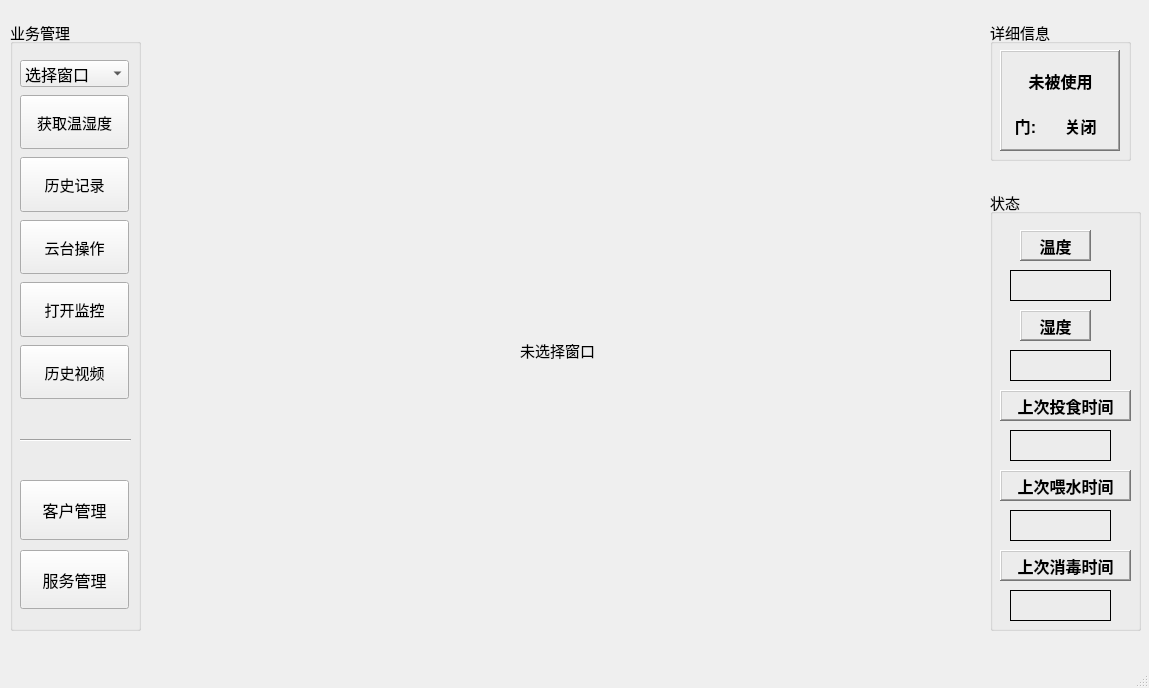
<?xml version="1.0" encoding="UTF-8"?>
<ui version="4.0">
 <class>MainWindow</class>
 <widget class="QMainWindow" name="MainWindow">
  <property name="geometry">
   <rect>
    <x>0</x>
    <y>0</y>
    <width>1149</width>
    <height>688</height>
   </rect>
  </property>
  <property name="minimumSize">
   <size>
    <width>1149</width>
    <height>688</height>
   </size>
  </property>
  <property name="maximumSize">
   <size>
    <width>1149</width>
    <height>688</height>
   </size>
  </property>
  <property name="windowTitle">
   <string>MainWindow</string>
  </property>
  <widget class="QWidget" name="centralWidget">
   <widget class="QGroupBox" name="groupBox_2">
    <property name="geometry">
     <rect>
      <x>10</x>
      <y>20</y>
      <width>131</width>
      <height>611</height>
     </rect>
    </property>
    <property name="font">
     <font>
      <pointsize>11</pointsize>
     </font>
    </property>
    <property name="title">
     <string>业务管理</string>
    </property>
    <widget class="QWidget" name="widget" native="true">
     <property name="geometry">
      <rect>
       <x>10</x>
       <y>40</y>
       <width>111</width>
       <height>341</height>
      </rect>
     </property>
     <property name="font">
      <font>
       <pointsize>10</pointsize>
      </font>
     </property>
     <layout class="QVBoxLayout" name="verticalLayout">
      <property name="spacing">
       <number>8</number>
      </property>
      <property name="sizeConstraint">
       <enum>QLayout::SetDefaultConstraint</enum>
      </property>
      <property name="leftMargin">
       <number>0</number>
      </property>
      <property name="topMargin">
       <number>0</number>
      </property>
      <property name="rightMargin">
       <number>2</number>
      </property>
      <property name="bottomMargin">
       <number>2</number>
      </property>
      <item>
       <widget class="QComboBox" name="comboBox">
        <property name="font">
         <font>
          <pointsize>12</pointsize>
         </font>
        </property>
        <property name="cursor">
         <cursorShape>ArrowCursor</cursorShape>
        </property>
        <property name="contextMenuPolicy">
         <enum>Qt::NoContextMenu</enum>
        </property>
        <property name="acceptDrops">
         <bool>false</bool>
        </property>
        <property name="layoutDirection">
         <enum>Qt::LeftToRight</enum>
        </property>
        <property name="autoFillBackground">
         <bool>true</bool>
        </property>
        <property name="editable">
         <bool>false</bool>
        </property>
        <property name="currentText">
         <string>选择窗口</string>
        </property>
        <property name="maxVisibleItems">
         <number>10</number>
        </property>
        <property name="maxCount">
         <number>10</number>
        </property>
        <property name="sizeAdjustPolicy">
         <enum>QComboBox::AdjustToContentsOnFirstShow</enum>
        </property>
        <property name="duplicatesEnabled">
         <bool>false</bool>
        </property>
        <property name="frame">
         <bool>true</bool>
        </property>
        <item>
         <property name="text">
          <string>选择窗口</string>
         </property>
        </item>
        <item>
         <property name="text">
          <string>1</string>
         </property>
        </item>
        <item>
         <property name="text">
          <string>2</string>
         </property>
        </item>
        <item>
         <property name="text">
          <string>3</string>
         </property>
        </item>
       </widget>
      </item>
      <item>
       <widget class="QPushButton" name="pbn_temperature">
        <property name="sizePolicy">
         <sizepolicy hsizetype="Minimum" vsizetype="Expanding">
          <horstretch>0</horstretch>
          <verstretch>0</verstretch>
         </sizepolicy>
        </property>
        <property name="font">
         <font>
          <pointsize>11</pointsize>
         </font>
        </property>
        <property name="cursor">
         <cursorShape>PointingHandCursor</cursorShape>
        </property>
        <property name="focusPolicy">
         <enum>Qt::StrongFocus</enum>
        </property>
        <property name="toolTip">
         <string/>
        </property>
        <property name="toolTipDuration">
         <number>-1</number>
        </property>
        <property name="statusTip">
         <string/>
        </property>
        <property name="autoFillBackground">
         <bool>true</bool>
        </property>
        <property name="text">
         <string>获取温湿度</string>
        </property>
        <property name="autoDefault">
         <bool>false</bool>
        </property>
        <property name="default">
         <bool>false</bool>
        </property>
        <property name="flat">
         <bool>false</bool>
        </property>
       </widget>
      </item>
      <item>
       <widget class="QPushButton" name="pbn_history">
        <property name="sizePolicy">
         <sizepolicy hsizetype="Minimum" vsizetype="Expanding">
          <horstretch>0</horstretch>
          <verstretch>0</verstretch>
         </sizepolicy>
        </property>
        <property name="font">
         <font>
          <pointsize>11</pointsize>
         </font>
        </property>
        <property name="cursor">
         <cursorShape>PointingHandCursor</cursorShape>
        </property>
        <property name="statusTip">
         <string/>
        </property>
        <property name="autoFillBackground">
         <bool>true</bool>
        </property>
        <property name="text">
         <string>历史记录</string>
        </property>
       </widget>
      </item>
      <item>
       <widget class="QPushButton" name="pbn_manage">
        <property name="sizePolicy">
         <sizepolicy hsizetype="Minimum" vsizetype="Expanding">
          <horstretch>0</horstretch>
          <verstretch>0</verstretch>
         </sizepolicy>
        </property>
        <property name="font">
         <font>
          <pointsize>11</pointsize>
         </font>
        </property>
        <property name="cursor">
         <cursorShape>PointingHandCursor</cursorShape>
        </property>
        <property name="statusTip">
         <string/>
        </property>
        <property name="text">
         <string>云台操作</string>
        </property>
       </widget>
      </item>
      <item>
       <widget class="QPushButton" name="pbn_video">
        <property name="sizePolicy">
         <sizepolicy hsizetype="Minimum" vsizetype="Expanding">
          <horstretch>0</horstretch>
          <verstretch>0</verstretch>
         </sizepolicy>
        </property>
        <property name="font">
         <font>
          <pointsize>11</pointsize>
         </font>
        </property>
        <property name="cursor">
         <cursorShape>PointingHandCursor</cursorShape>
        </property>
        <property name="statusTip">
         <string/>
        </property>
        <property name="text">
         <string>打开监控</string>
        </property>
       </widget>
      </item>
      <item>
       <widget class="QPushButton" name="pbn_his_video">
        <property name="sizePolicy">
         <sizepolicy hsizetype="Minimum" vsizetype="Expanding">
          <horstretch>0</horstretch>
          <verstretch>0</verstretch>
         </sizepolicy>
        </property>
        <property name="font">
         <font>
          <pointsize>11</pointsize>
         </font>
        </property>
        <property name="cursor">
         <cursorShape>PointingHandCursor</cursorShape>
        </property>
        <property name="statusTip">
         <string/>
        </property>
        <property name="text">
         <string>历史视频</string>
        </property>
       </widget>
      </item>
     </layout>
    </widget>
    <widget class="QWidget" name="widget_2" native="true">
     <property name="geometry">
      <rect>
       <x>10</x>
       <y>460</y>
       <width>111</width>
       <height>131</height>
      </rect>
     </property>
     <layout class="QVBoxLayout" name="verticalLayout_2">
      <property name="spacing">
       <number>10</number>
      </property>
      <property name="leftMargin">
       <number>0</number>
      </property>
      <property name="topMargin">
       <number>0</number>
      </property>
      <property name="rightMargin">
       <number>2</number>
      </property>
      <property name="bottomMargin">
       <number>2</number>
      </property>
      <item>
       <widget class="QPushButton" name="pbn_CustManage">
        <property name="sizePolicy">
         <sizepolicy hsizetype="Minimum" vsizetype="Expanding">
          <horstretch>0</horstretch>
          <verstretch>0</verstretch>
         </sizepolicy>
        </property>
        <property name="font">
         <font>
          <pointsize>12</pointsize>
         </font>
        </property>
        <property name="cursor">
         <cursorShape>PointingHandCursor</cursorShape>
        </property>
        <property name="statusTip">
         <string/>
        </property>
        <property name="text">
         <string>客户管理</string>
        </property>
       </widget>
      </item>
      <item>
       <widget class="QPushButton" name="pbn_SerManage">
        <property name="sizePolicy">
         <sizepolicy hsizetype="Minimum" vsizetype="Expanding">
          <horstretch>0</horstretch>
          <verstretch>0</verstretch>
         </sizepolicy>
        </property>
        <property name="font">
         <font>
          <pointsize>12</pointsize>
         </font>
        </property>
        <property name="cursor">
         <cursorShape>PointingHandCursor</cursorShape>
        </property>
        <property name="statusTip">
         <string/>
        </property>
        <property name="text">
         <string>服务管理</string>
        </property>
       </widget>
      </item>
     </layout>
    </widget>
    <widget class="Line" name="line">
     <property name="geometry">
      <rect>
       <x>10</x>
       <y>410</y>
       <width>111</width>
       <height>20</height>
      </rect>
     </property>
     <property name="orientation">
      <enum>Qt::Horizontal</enum>
     </property>
    </widget>
   </widget>
   <widget class="QStackedWidget" name="stackedWidget">
    <property name="geometry">
     <rect>
      <x>150</x>
      <y>10</y>
      <width>831</width>
      <height>631</height>
     </rect>
    </property>
    <property name="font">
     <font>
      <pointsize>11</pointsize>
     </font>
    </property>
    <property name="currentIndex">
     <number>0</number>
    </property>
    <widget class="QWidget" name="page_0">
     <widget class="QLabel" name="label">
      <property name="geometry">
       <rect>
        <x>370</x>
        <y>310</y>
        <width>101</width>
        <height>61</height>
       </rect>
      </property>
      <property name="text">
       <string>未选择窗口</string>
      </property>
     </widget>
    </widget>
    <widget class="QWidget" name="page_1">
     <widget class="QGroupBox" name="groupBox">
      <property name="geometry">
       <rect>
        <x>10</x>
        <y>10</y>
        <width>811</width>
        <height>611</height>
       </rect>
      </property>
      <property name="focusPolicy">
       <enum>Qt::NoFocus</enum>
      </property>
      <property name="title">
       <string>窗口一</string>
      </property>
      <widget class="QLabel" name="label_video">
       <property name="geometry">
        <rect>
         <x>10</x>
         <y>30</y>
         <width>791</width>
         <height>571</height>
        </rect>
       </property>
       <property name="frameShape">
        <enum>QFrame::WinPanel</enum>
       </property>
       <property name="frameShadow">
        <enum>QFrame::Plain</enum>
       </property>
       <property name="text">
        <string>监控</string>
       </property>
       <property name="alignment">
        <set>Qt::AlignCenter</set>
       </property>
      </widget>
      <widget class="QToolButton" name="tbn_close">
       <property name="geometry">
        <rect>
         <x>740</x>
         <y>40</y>
         <width>48</width>
         <height>41</height>
        </rect>
       </property>
       <property name="text">
        <string>关闭</string>
       </property>
      </widget>
     </widget>
    </widget>
    <widget class="QWidget" name="page_2">
     <widget class="QGroupBox" name="groupBox_5">
      <property name="geometry">
       <rect>
        <x>10</x>
        <y>10</y>
        <width>811</width>
        <height>611</height>
       </rect>
      </property>
      <property name="focusPolicy">
       <enum>Qt::NoFocus</enum>
      </property>
      <property name="title">
       <string>窗口二</string>
      </property>
      <widget class="QLabel" name="label_video_2">
       <property name="geometry">
        <rect>
         <x>10</x>
         <y>30</y>
         <width>791</width>
         <height>571</height>
        </rect>
       </property>
       <property name="frameShape">
        <enum>QFrame::WinPanel</enum>
       </property>
       <property name="frameShadow">
        <enum>QFrame::Plain</enum>
       </property>
       <property name="text">
        <string>监控</string>
       </property>
       <property name="alignment">
        <set>Qt::AlignCenter</set>
       </property>
      </widget>
     </widget>
    </widget>
    <widget class="QWidget" name="page_3">
     <widget class="QGroupBox" name="groupBox_7">
      <property name="geometry">
       <rect>
        <x>10</x>
        <y>10</y>
        <width>811</width>
        <height>611</height>
       </rect>
      </property>
      <property name="focusPolicy">
       <enum>Qt::NoFocus</enum>
      </property>
      <property name="title">
       <string>窗口三</string>
      </property>
      <widget class="QLabel" name="label_video_3">
       <property name="geometry">
        <rect>
         <x>10</x>
         <y>30</y>
         <width>791</width>
         <height>571</height>
        </rect>
       </property>
       <property name="frameShape">
        <enum>QFrame::WinPanel</enum>
       </property>
       <property name="frameShadow">
        <enum>QFrame::Plain</enum>
       </property>
       <property name="text">
        <string>监控</string>
       </property>
       <property name="alignment">
        <set>Qt::AlignCenter</set>
       </property>
      </widget>
     </widget>
    </widget>
    <widget class="QWidget" name="page_4">
     <widget class="QGroupBox" name="groupBox_8">
      <property name="geometry">
       <rect>
        <x>10</x>
        <y>10</y>
        <width>811</width>
        <height>611</height>
       </rect>
      </property>
      <property name="focusPolicy">
       <enum>Qt::NoFocus</enum>
      </property>
      <property name="title">
       <string>历史操作记录</string>
      </property>
     </widget>
    </widget>
    <widget class="QWidget" name="page_5">
     <widget class="QGroupBox" name="groupBox_9">
      <property name="geometry">
       <rect>
        <x>10</x>
        <y>10</y>
        <width>811</width>
        <height>611</height>
       </rect>
      </property>
      <property name="focusPolicy">
       <enum>Qt::NoFocus</enum>
      </property>
      <property name="title">
       <string>云台操作</string>
      </property>
     </widget>
    </widget>
    <widget class="QWidget" name="page_6">
     <widget class="QGroupBox" name="groupBox_11">
      <property name="geometry">
       <rect>
        <x>10</x>
        <y>10</y>
        <width>811</width>
        <height>611</height>
       </rect>
      </property>
      <property name="focusPolicy">
       <enum>Qt::NoFocus</enum>
      </property>
      <property name="title">
       <string>客户管理</string>
      </property>
     </widget>
    </widget>
    <widget class="QWidget" name="page_7">
     <widget class="QGroupBox" name="groupBox_12">
      <property name="geometry">
       <rect>
        <x>10</x>
        <y>10</y>
        <width>811</width>
        <height>611</height>
       </rect>
      </property>
      <property name="focusPolicy">
       <enum>Qt::NoFocus</enum>
      </property>
      <property name="title">
       <string>服务管理</string>
      </property>
     </widget>
    </widget>
   </widget>
   <widget class="QGroupBox" name="groupBox_4">
    <property name="geometry">
     <rect>
      <x>990</x>
      <y>20</y>
      <width>141</width>
      <height>141</height>
     </rect>
    </property>
    <property name="font">
     <font>
      <pointsize>11</pointsize>
     </font>
    </property>
    <property name="title">
     <string>详细信息</string>
    </property>
    <widget class="QFrame" name="frame">
     <property name="geometry">
      <rect>
       <x>10</x>
       <y>30</y>
       <width>120</width>
       <height>101</height>
      </rect>
     </property>
     <property name="font">
      <font>
       <pointsize>11</pointsize>
      </font>
     </property>
     <property name="frameShape">
      <enum>QFrame::WinPanel</enum>
     </property>
     <property name="frameShadow">
      <enum>QFrame::Raised</enum>
     </property>
     <widget class="QLabel" name="label_IsDoor">
      <property name="geometry">
       <rect>
        <x>50</x>
        <y>60</y>
        <width>61</width>
        <height>31</height>
       </rect>
      </property>
      <property name="font">
       <font>
        <pointsize>12</pointsize>
        <weight>75</weight>
        <bold>true</bold>
       </font>
      </property>
      <property name="text">
       <string>关闭</string>
      </property>
      <property name="alignment">
       <set>Qt::AlignCenter</set>
      </property>
     </widget>
     <widget class="QLabel" name="label_door">
      <property name="geometry">
       <rect>
        <x>10</x>
        <y>60</y>
        <width>31</width>
        <height>31</height>
       </rect>
      </property>
      <property name="font">
       <font>
        <pointsize>12</pointsize>
        <weight>75</weight>
        <bold>true</bold>
       </font>
      </property>
      <property name="text">
       <string>门:</string>
      </property>
      <property name="alignment">
       <set>Qt::AlignCenter</set>
      </property>
     </widget>
     <widget class="QLabel" name="label_IsUse">
      <property name="geometry">
       <rect>
        <x>20</x>
        <y>20</y>
        <width>81</width>
        <height>21</height>
       </rect>
      </property>
      <property name="font">
       <font>
        <pointsize>12</pointsize>
        <weight>75</weight>
        <bold>true</bold>
       </font>
      </property>
      <property name="text">
       <string>未被使用</string>
      </property>
      <property name="alignment">
       <set>Qt::AlignCenter</set>
      </property>
     </widget>
    </widget>
   </widget>
   <widget class="QGroupBox" name="groupBox_6">
    <property name="geometry">
     <rect>
      <x>990</x>
      <y>190</y>
      <width>151</width>
      <height>441</height>
     </rect>
    </property>
    <property name="font">
     <font>
      <pointsize>11</pointsize>
     </font>
    </property>
    <property name="title">
     <string>状态</string>
    </property>
    <widget class="QLabel" name="label_disinfect">
     <property name="geometry">
      <rect>
       <x>10</x>
       <y>360</y>
       <width>131</width>
       <height>31</height>
      </rect>
     </property>
     <property name="font">
      <font>
       <pointsize>12</pointsize>
       <weight>75</weight>
       <bold>true</bold>
      </font>
     </property>
     <property name="frameShape">
      <enum>QFrame::WinPanel</enum>
     </property>
     <property name="frameShadow">
      <enum>QFrame::Raised</enum>
     </property>
     <property name="text">
      <string>上次消毒时间</string>
     </property>
     <property name="alignment">
      <set>Qt::AlignCenter</set>
     </property>
    </widget>
    <widget class="QLabel" name="label_foodtime">
     <property name="geometry">
      <rect>
       <x>10</x>
       <y>200</y>
       <width>131</width>
       <height>31</height>
      </rect>
     </property>
     <property name="font">
      <font>
       <pointsize>12</pointsize>
       <weight>75</weight>
       <bold>true</bold>
      </font>
     </property>
     <property name="frameShape">
      <enum>QFrame::WinPanel</enum>
     </property>
     <property name="frameShadow">
      <enum>QFrame::Raised</enum>
     </property>
     <property name="text">
      <string>上次投食时间</string>
     </property>
     <property name="alignment">
      <set>Qt::AlignCenter</set>
     </property>
    </widget>
    <widget class="QLabel" name="label_watertime">
     <property name="geometry">
      <rect>
       <x>10</x>
       <y>280</y>
       <width>131</width>
       <height>31</height>
      </rect>
     </property>
     <property name="font">
      <font>
       <pointsize>12</pointsize>
       <weight>75</weight>
       <bold>true</bold>
      </font>
     </property>
     <property name="frameShape">
      <enum>QFrame::WinPanel</enum>
     </property>
     <property name="frameShadow">
      <enum>QFrame::Raised</enum>
     </property>
     <property name="text">
      <string>上次喂水时间</string>
     </property>
     <property name="alignment">
      <set>Qt::AlignCenter</set>
     </property>
    </widget>
    <widget class="QLabel" name="label_humidity">
     <property name="geometry">
      <rect>
       <x>30</x>
       <y>120</y>
       <width>71</width>
       <height>31</height>
      </rect>
     </property>
     <property name="font">
      <font>
       <pointsize>12</pointsize>
       <weight>75</weight>
       <bold>true</bold>
      </font>
     </property>
     <property name="frameShape">
      <enum>QFrame::WinPanel</enum>
     </property>
     <property name="frameShadow">
      <enum>QFrame::Raised</enum>
     </property>
     <property name="text">
      <string>湿度</string>
     </property>
     <property name="alignment">
      <set>Qt::AlignCenter</set>
     </property>
    </widget>
    <widget class="QLabel" name="label_temperature">
     <property name="geometry">
      <rect>
       <x>30</x>
       <y>40</y>
       <width>71</width>
       <height>31</height>
      </rect>
     </property>
     <property name="font">
      <font>
       <pointsize>12</pointsize>
       <weight>75</weight>
       <bold>true</bold>
      </font>
     </property>
     <property name="frameShape">
      <enum>QFrame::WinPanel</enum>
     </property>
     <property name="frameShadow">
      <enum>QFrame::Raised</enum>
     </property>
     <property name="text">
      <string>温度</string>
     </property>
     <property name="alignment">
      <set>Qt::AlignCenter</set>
     </property>
    </widget>
    <widget class="QLabel" name="label_ShowTem">
     <property name="geometry">
      <rect>
       <x>20</x>
       <y>80</y>
       <width>101</width>
       <height>31</height>
      </rect>
     </property>
     <property name="frameShape">
      <enum>QFrame::Box</enum>
     </property>
     <property name="text">
      <string/>
     </property>
    </widget>
    <widget class="QLabel" name="label_Showhumi">
     <property name="geometry">
      <rect>
       <x>20</x>
       <y>160</y>
       <width>101</width>
       <height>31</height>
      </rect>
     </property>
     <property name="frameShape">
      <enum>QFrame::Box</enum>
     </property>
     <property name="text">
      <string/>
     </property>
    </widget>
    <widget class="QLabel" name="label_foodtime2">
     <property name="geometry">
      <rect>
       <x>20</x>
       <y>240</y>
       <width>101</width>
       <height>31</height>
      </rect>
     </property>
     <property name="frameShape">
      <enum>QFrame::Box</enum>
     </property>
     <property name="text">
      <string/>
     </property>
    </widget>
    <widget class="QLabel" name="label_watertime2">
     <property name="geometry">
      <rect>
       <x>20</x>
       <y>320</y>
       <width>101</width>
       <height>31</height>
      </rect>
     </property>
     <property name="frameShape">
      <enum>QFrame::Box</enum>
     </property>
     <property name="text">
      <string/>
     </property>
    </widget>
    <widget class="QLabel" name="label_disinfect2">
     <property name="geometry">
      <rect>
       <x>20</x>
       <y>400</y>
       <width>101</width>
       <height>31</height>
      </rect>
     </property>
     <property name="frameShape">
      <enum>QFrame::Box</enum>
     </property>
     <property name="text">
      <string/>
     </property>
    </widget>
   </widget>
  </widget>
  <widget class="QStatusBar" name="statusBar"/>
  <widget class="QMenuBar" name="menuBar">
   <property name="geometry">
    <rect>
     <x>0</x>
     <y>0</y>
     <width>1149</width>
     <height>25</height>
    </rect>
   </property>
  </widget>
 </widget>
 <layoutdefault spacing="6" margin="11"/>
 <resources/>
 <connections/>
</ui>
